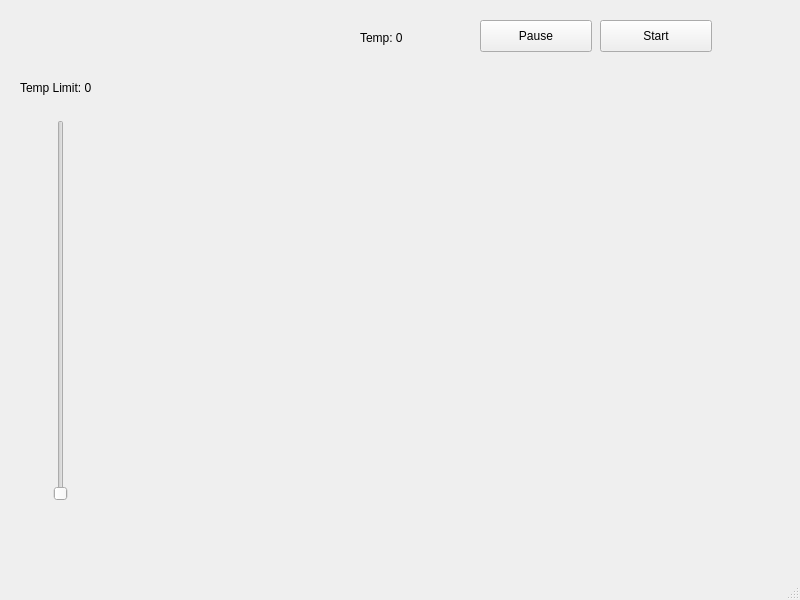
<?xml version="1.0" encoding="UTF-8"?>
<ui version="4.0">
 <class>MainWindow</class>
 <widget class="QMainWindow" name="MainWindow">
  <property name="geometry">
   <rect>
    <x>0</x>
    <y>0</y>
    <width>800</width>
    <height>600</height>
   </rect>
  </property>
  <property name="windowTitle">
   <string>MainWindow</string>
  </property>
  <widget class="QWidget" name="centralwidget">
   <widget class="PlotWidget" name="graphWidget" native="true">
    <property name="geometry">
     <rect>
      <x>150</x>
      <y>90</y>
      <width>581</width>
      <height>431</height>
     </rect>
    </property>
   </widget>
   <widget class="QPushButton" name="startButton">
    <property name="geometry">
     <rect>
      <x>600</x>
      <y>20</y>
      <width>112</width>
      <height>32</height>
     </rect>
    </property>
    <property name="text">
     <string>Start</string>
    </property>
   </widget>
   <widget class="QPushButton" name="pauseButton">
    <property name="geometry">
     <rect>
      <x>480</x>
      <y>20</y>
      <width>112</width>
      <height>32</height>
     </rect>
    </property>
    <property name="text">
     <string>Pause</string>
    </property>
   </widget>
   <widget class="QSlider" name="powerSlider">
    <property name="geometry">
     <rect>
      <x>50</x>
      <y>120</y>
      <width>22</width>
      <height>381</height>
     </rect>
    </property>
    <property name="orientation">
     <enum>Qt::Vertical</enum>
    </property>
   </widget>
   <widget class="QLabel" name="temp">
    <property name="geometry">
     <rect>
      <x>360</x>
      <y>30</y>
      <width>111</width>
      <height>16</height>
     </rect>
    </property>
    <property name="text">
     <string>Temp: 0</string>
    </property>
   </widget>
   <widget class="QLabel" name="tmpLimit">
    <property name="geometry">
     <rect>
      <x>20</x>
      <y>80</y>
      <width>191</width>
      <height>16</height>
     </rect>
    </property>
    <property name="text">
     <string>Temp Limit: 0</string>
    </property>
   </widget>
  </widget>
  <widget class="QMenuBar" name="menubar">
   <property name="geometry">
    <rect>
     <x>0</x>
     <y>0</y>
     <width>800</width>
     <height>22</height>
    </rect>
   </property>
  </widget>
  <widget class="QStatusBar" name="statusbar"/>
 </widget>
 <customwidgets>
  <customwidget>
   <class>PlotWidget</class>
   <extends>QWidget</extends>
   <header>pyqtgraph</header>
   <container>1</container>
  </customwidget>
 </customwidgets>
 <resources/>
 <connections/>
</ui>
